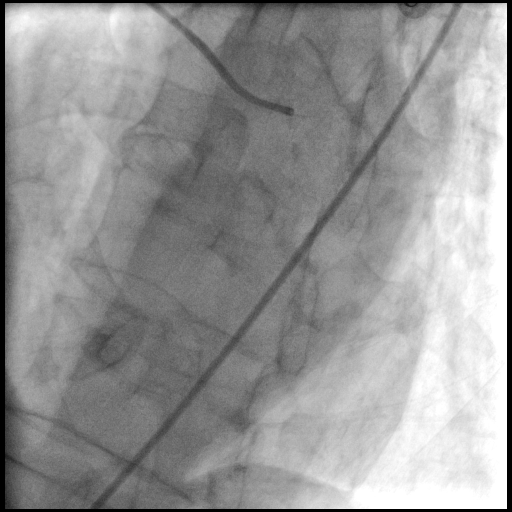
#> input picture competition_cases/case_22/CVAI-0464_LCX_LAO38_CRA19_00.dcm.png, 512 x 512 px, found by its file name
$ python frame_difference.py
#> lines starting #> are read from the running program, lines starting #| are printed output that depends on the picture; after the words box and inside, x2 and y2 are one past the last pixel; in counts of white or black regions, pixels touching at a corner belong together
import cv2
import numpy as np

def empty(v):
    pass

# raw = cv2.imread()
img0 = cv2.imread('competition_cases\case_22\CVAI-0464_LCX_LAO38_CRA19_00.dcm.png')
#> img0 is the input picture: shape (512, 512, 3); min 0, max 255, mean 149.2
img1 = cv2.imread('competition_cases\case_22\CVAI-0464_LCX_LAO38_CRA19_28_1.png')
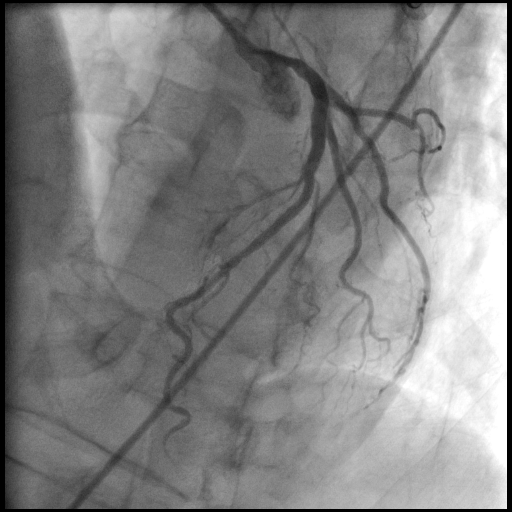
#> input picture competition_cases/case_22/CVAI-0464_LCX_LAO38_CRA19_28_1.png, 512 x 512 px, found by its file name
#> img1 is the input picture: shape (512, 512, 3); min 0, max 255, mean 129.5

# cv2.imshow('0', img0)
# cv2.imshow('1', img1)

##### cv2 window create #####

cv2.namedWindow('TrackBar')
cv2.resizeWindow('TrackBar', 720, 240)

# 亮度對比度
# cv2.createTrackbar('Contrast', 'TrackBar', 0, 255, empty)
# cv2.createTrackbar('Brightness', 'TrackBar', 0, 100, empty)

# 高斯模糊
# cv2.createTrackbar('GaussKerX', 'TrackBar', 1, 100, empty)     # odd
cv2.createTrackbar('biKernal', 'TrackBar', 1, 20, empty)
cv2.createTrackbar('biRadius', 'TrackBar', 5, 20, empty)


# 二值化門檻
cv2.createTrackbar('BinThreshold', 'TrackBar', 0, 255, empty)
# cv2.createTrackbar('CannyLow', 'TrackBar', 0, 255, empty)
# cv2.createTrackbar('CannyHigh', 'TrackBar', 0, 255, empty)

# 影像大小
cv2.createTrackbar('Img_Size', 'TrackBar', 1, 100, empty)


while True:
    # [6 lines of commented-out code are left out]

    thresh = cv2.getTrackbarPos('BinThreshold', 'TrackBar')
    size = cv2.getTrackbarPos('Img_Size', 'TrackBar')/float(10)
    biRadius = cv2.getTrackbarPos('biRadius', 'TrackBar')
    biKernel = cv2.getTrackbarPos('biKernal', 'TrackBar')

    ##### img process #####

    grey0 = cv2.cvtColor(img0, cv2.COLOR_BGR2GRAY)
    grey1 = cv2.cvtColor(img1, cv2.COLOR_BGR2GRAY)

    # bi
    blur0 = cv2.bilateralFilter(grey0, biRadius, biKernel, biKernel)
    blur1 = cv2.bilateralFilter(grey1, biRadius, biKernel, biKernel)

    # # Gausss
    # blur0 = cv2.GaussianBlur(grey0, (gauss, gauss), 0)
    # blur1 = cv2.GaussianBlur(grey1, (gauss, gauss), 0)

    d = cv2.absdiff(blur0, blur1)
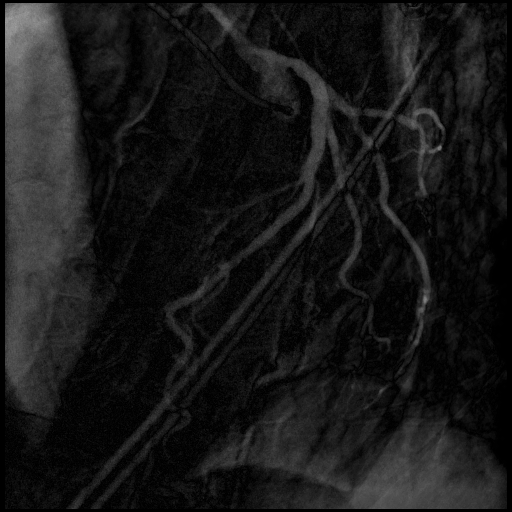
#> d: shape (512, 512); min 0, max 161, mean 23.4
    ret, th = cv2.threshold( d, thresh, 255, cv2.THRESH_BINARY_INV )
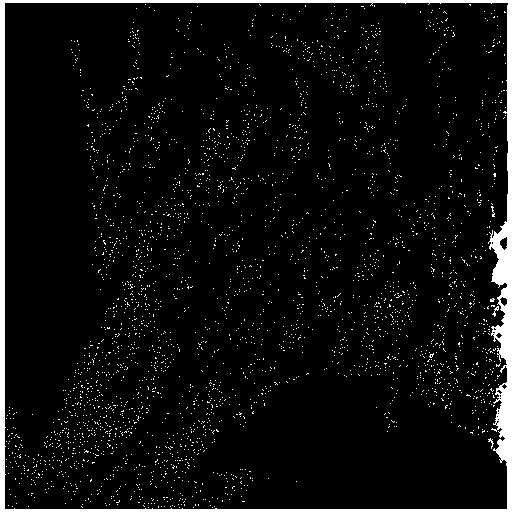
#> th: shape (512, 512); 5.5% white; 3108 white regions (3104 under 20 px), largest, box (x1, y1, x2, y2) and area: (0, 0, 512, 512) 10036, (492, 306, 499, 317) 27, (488, 438, 494, 449) 22, (491, 206, 495, 217) 20
#> ret = 0

    ##### show img #####

    # cv2.resize(adjusted, (0, 0), fx=size, fy=size)
    cv2.imshow('raw', cv2.resize(img1, (0, 0), fx=size, fy=size))
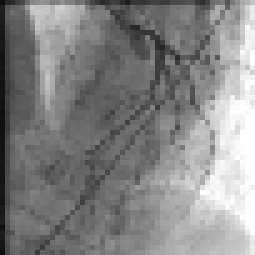
#> window 'raw': shape (51, 51, 3) (shown 5 times larger); min 14, max 255, mean 132.8
    cv2.imshow('blur0', cv2.resize(blur0, (0, 0), fx=size, fy=size))
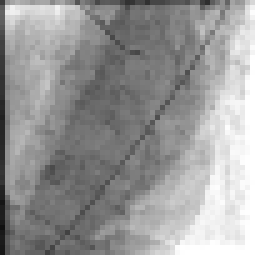
#> window 'blur0': shape (51, 51) (shown 5 times larger); min 15, max 255, mean 152.3
    cv2.imshow('blur1', cv2.resize(blur1, (0, 0), fx=size, fy=size))
    cv2.imshow('difference', cv2.resize(d, (0, 0), fx=size, fy=size))
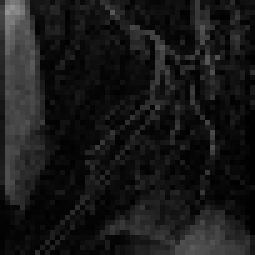
#> window 'difference': shape (51, 51) (shown 5 times larger); min 0, max 147, mean 24
    cv2.imshow('thresh', cv2.resize(th, (0, 0), fx=size, fy=size))
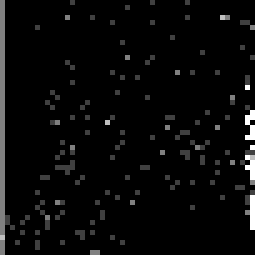
#> window 'thresh': shape (51, 51) (shown 5 times larger); min 0, max 255, mean 9.2

    if cv2.waitKey(1) & 0xFF == ord('q'):
#> (key q is pressed here)
        break

# cv2.imwrite('binary.png', th)
# cv2.waitKey(0)
cv2.destroyAllWindows()
